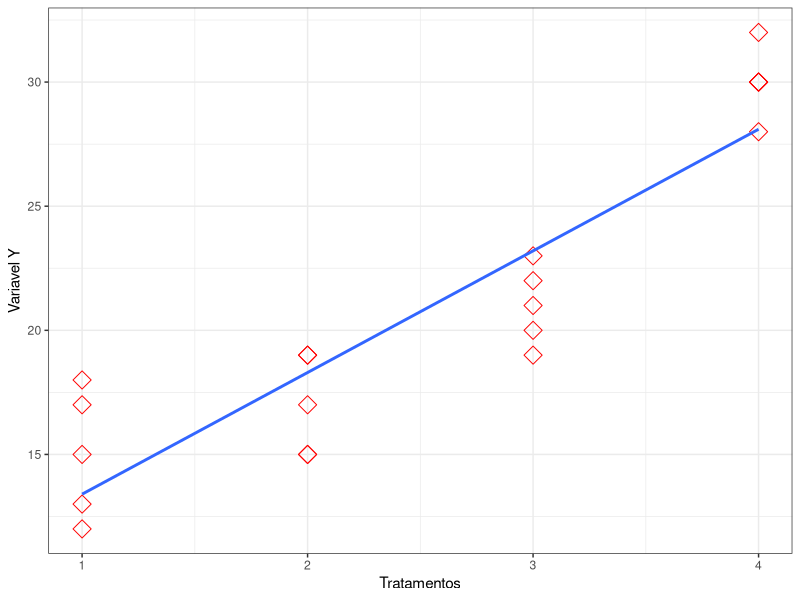
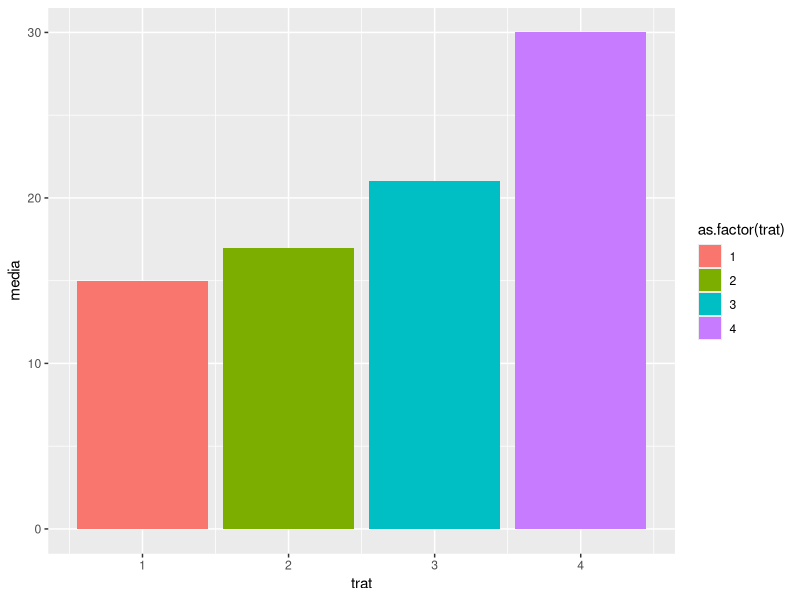
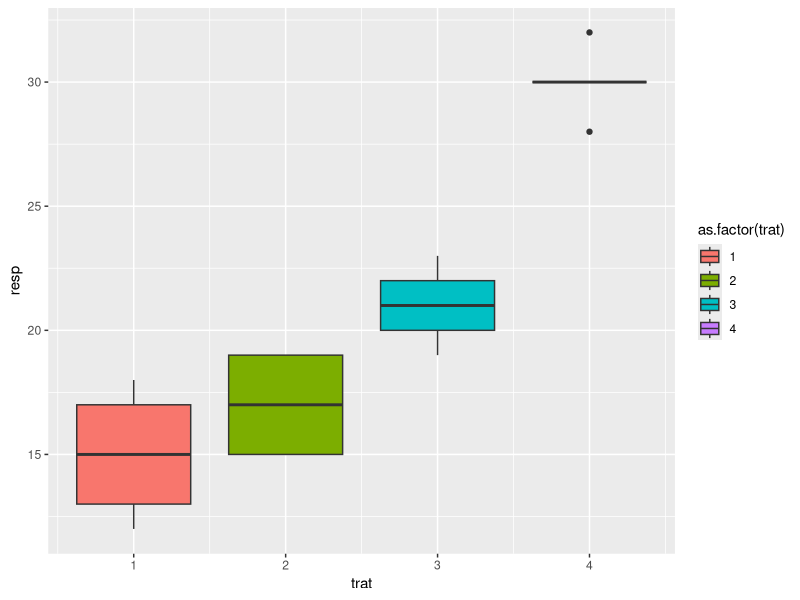
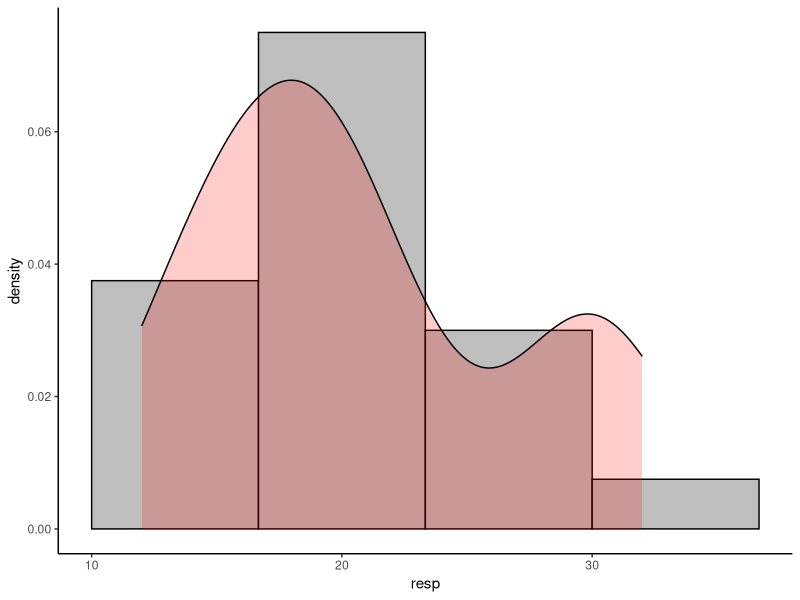

The R script that drew these images, in order:
# Carregando os pacotes
library(tidyverse)
library(readxl)

#entrada de dados
aula4 <- read_xlsx("data/aula4.xlsx")

#manipulação dos dados
# utulizando o PIPE (control+shift+M)
# selecionando as três primeiras colunas
aula4 %>%
  select(trat, rep, resp)

# removendo as colunas de origem até dose
aula4 %>%
  select(-(origem:dose))

#renomear colunas
aula4 %>%
  rename(Y=resp, tratamento=trat) %>%
  select(tratamento, rep, Y)

#vamos selecionar apenas os tratamentos de 1 a 3
#filtrar linhas
aula4 %>%
  filter(trat <=3)

#vamos buscar os diferentes de 4
#(comando para diferente !=)
aula4 %>%
  filter(trat !=4)

#selecionar as três primeiras colunas e dose
# comando para igual (==)
aula4 %>%
  filter(dose==3) %>%
  select(trat, rep, resp, dose)

#algumas estatisticas descritivas
# média / var / dp / epm / cv
aula4 %>%
  summarise(
    n=n(),
    media=mean(resp),
    variancia= var(resp),
    desvpad= sd(resp),
    epm= desvpad/sqrt(n),
    #epm2= sd(resp)/sqrt(length(resp)),
    cv= 100*desvpad/media
  )
# estatistica descritiva por tratamento
aula4 %>%
  group_by(trat) %>%
  summarise(
    n=n(),
    media=mean(resp),
    variancia= var(resp),
    desvpad= sd(resp),
    epm= desvpad/sqrt(n),
    #epm2= sd(resp)/sqrt(length(resp)),
    cv= 100*desvpad/media
  )

# selecionar apenas as colunas trat, rep, resp

aula4 %>%
  select(trat, rep, resp) %>%
  mutate(
    dose= case_when(
      trat==1~-3,
      trat==2~-1,
      trat==3~1,
      trat==4~3
    ),
    t_novo=ifelse(trat==1,"test", "novo"),
    mae= ifelse(trat<=2, "A1", "A2"),
    pai= ifelse(trat==1|trat==3, "B1", "B2")
  )
#| - simbolo para um ou outro

#alguns graficos o PIPE e o GGPLOT2
#grafico de dispersão por tratamento
aula4 %>%
  ggplot(aes(x=trat, y=resp))+
  geom_point(color="red", size=4, pch=5)+
  theme_bw()+
  labs(x="Tratamentos",y= "Variavel Y" )+
  geom_smooth(method = "lm", se=FALSE )

#grafico de colunas
aula4 %>%
  group_by(trat) %>%
  summarise(media=mean(resp)) %>%
  ggplot(aes(x=trat, y=media,
             fill=as.factor(trat)))+
  geom_col()

#grafico de boxplot
aula4 %>%
  group_by(trat) %>%
  ggplot(aes(x=trat, y=resp,
             fill=as.factor(trat)))+
  geom_boxplot()

#grafico histograma
aula4 %>%
  ggplot(aes(x=resp, y=..density..))+
  geom_histogram(bins=4, color="black",
                 fill= "gray")+
  geom_density(fill="red", alpha=0.2)+
  theme_classic()












































































